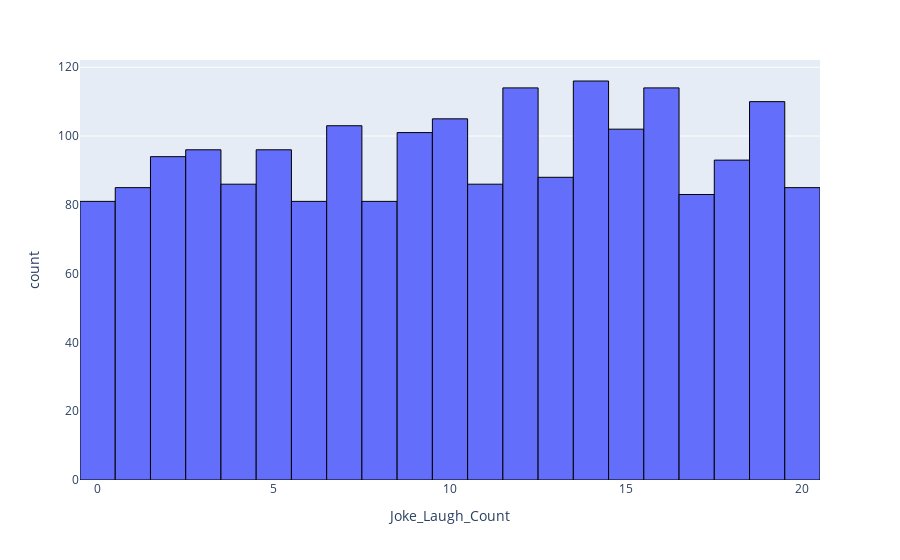

The notebook cell this image was saved under:
### Code cell
hist

### Figure 1 — Plotly figure (JSON) as saved in the notebook; plotly's stock layout.template omitted (floating-point values rounded to 4 significant figures; data arrays with more than 128 entries replaced by an {"elided": "..."} marker saying what was removed)
{"data": [{"alignmentgroup": "True", "bingroup": "x", "hovertemplate": "Joke_Laugh_Count=%{x}<br>count=%{y}<extra></extra>", "legendgroup": "", "marker": {"color": "#636efa", "line": {"color": "black", "width": 1}, "pattern": {"shape": ""}}, "name": "", "offsetgroup": "", "orientation": "v", "showlegend": false, "type": "histogram", "x": {"elided": "2000 int values"}, "xaxis": "x", "yaxis": "y"}], "layout": {"barmode": "relative", "legend": {"tracegroupgap": 0}, "margin": {"t": 60}, "xaxis": {"anchor": "y", "domain": [0, 1], "title": {"text": "Joke_Laugh_Count"}}, "yaxis": {"anchor": "x", "domain": [0, 1], "title": {"text": "count"}}}}
